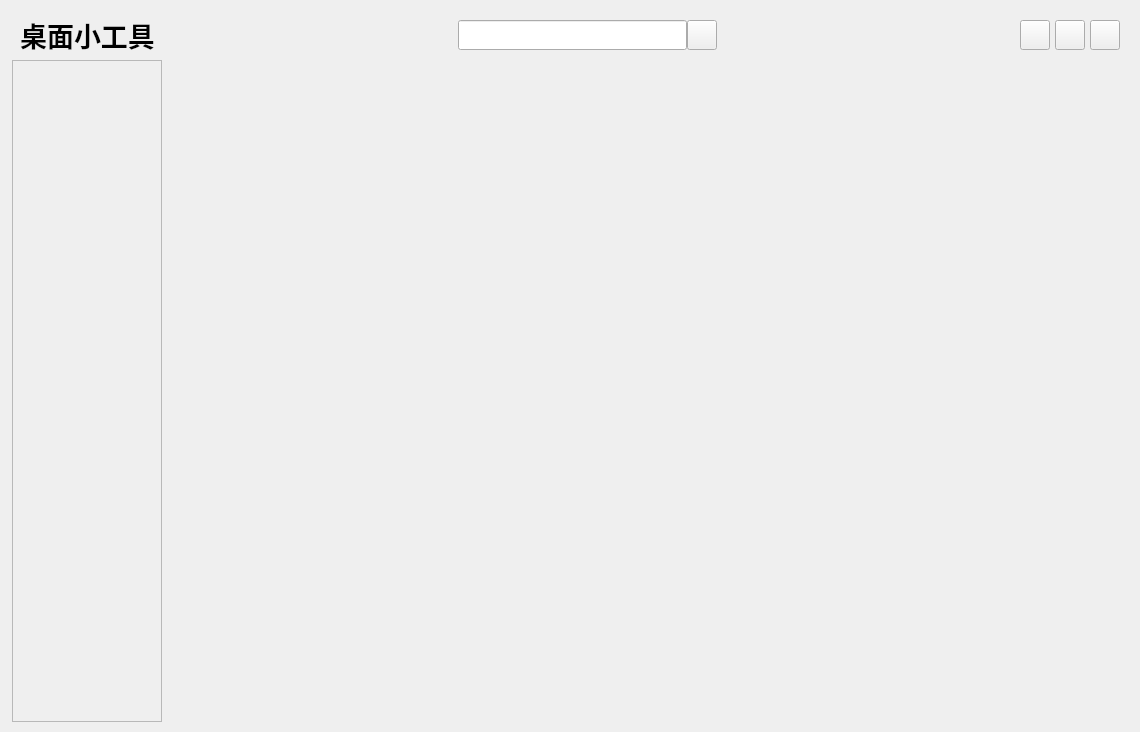
<?xml version="1.0" encoding="UTF-8"?>
<ui version="4.0">
 <class>LxCustomWindow</class>
 <widget class="QWidget" name="LxCustomWindow">
  <property name="geometry">
   <rect>
    <x>0</x>
    <y>0</y>
    <width>1140</width>
    <height>732</height>
   </rect>
  </property>
  <property name="windowTitle">
   <string>LxCustomWindow</string>
  </property>
  <property name="styleSheet">
   <string notr="true"/>
  </property>
  <layout class="QGridLayout" name="gridLayout_2">
   <property name="leftMargin">
    <number>10</number>
   </property>
   <property name="topMargin">
    <number>10</number>
   </property>
   <property name="rightMargin">
    <number>10</number>
   </property>
   <property name="bottomMargin">
    <number>10</number>
   </property>
   <item row="0" column="0">
    <widget class="QWidget" name="uMainCellWidget" native="true">
     <layout class="QGridLayout" name="gridLayout">
      <property name="leftMargin">
       <number>0</number>
      </property>
      <property name="topMargin">
       <number>0</number>
      </property>
      <property name="rightMargin">
       <number>0</number>
      </property>
      <property name="bottomMargin">
       <number>0</number>
      </property>
      <property name="spacing">
       <number>0</number>
      </property>
      <item row="0" column="0">
       <widget class="QWidget" name="uCustomTitleidget" native="true">
        <property name="minimumSize">
         <size>
          <width>0</width>
          <height>50</height>
         </size>
        </property>
        <property name="maximumSize">
         <size>
          <width>16777215</width>
          <height>50</height>
         </size>
        </property>
        <layout class="QHBoxLayout" name="horizontalLayout_2">
         <property name="spacing">
          <number>30</number>
         </property>
         <property name="leftMargin">
          <number>10</number>
         </property>
         <property name="topMargin">
          <number>0</number>
         </property>
         <property name="rightMargin">
          <number>10</number>
         </property>
         <property name="bottomMargin">
          <number>0</number>
         </property>
         <item>
          <widget class="QLabel" name="uTitleText">
           <property name="minimumSize">
            <size>
             <width>0</width>
             <height>40</height>
            </size>
           </property>
           <property name="maximumSize">
            <size>
             <width>16777215</width>
             <height>40</height>
            </size>
           </property>
           <property name="font">
            <font>
             <family>楷体</family>
             <pointsize>20</pointsize>
             <italic>false</italic>
             <bold>true</bold>
            </font>
           </property>
           <property name="text">
            <string>桌面小工具</string>
           </property>
           <property name="alignment">
            <set>Qt::AlignmentFlag::AlignCenter</set>
           </property>
          </widget>
         </item>
         <item>
          <spacer name="horizontalSpacer">
           <property name="orientation">
            <enum>Qt::Orientation::Horizontal</enum>
           </property>
           <property name="sizeHint" stdset="0">
            <size>
             <width>40</width>
             <height>20</height>
            </size>
           </property>
          </spacer>
         </item>
         <item>
          <widget class="QWidget" name="uSearchWidget" native="true">
           <property name="minimumSize">
            <size>
             <width>250</width>
             <height>0</height>
            </size>
           </property>
           <property name="maximumSize">
            <size>
             <width>16777215</width>
             <height>30</height>
            </size>
           </property>
           <layout class="QHBoxLayout" name="horizontalLayout_5">
            <property name="spacing">
             <number>0</number>
            </property>
            <property name="leftMargin">
             <number>5</number>
            </property>
            <property name="topMargin">
             <number>0</number>
            </property>
            <property name="rightMargin">
             <number>5</number>
            </property>
            <property name="bottomMargin">
             <number>0</number>
            </property>
            <item>
             <widget class="QLineEdit" name="uInputSearch">
              <property name="minimumSize">
               <size>
                <width>0</width>
                <height>30</height>
               </size>
              </property>
             </widget>
            </item>
            <item>
             <widget class="QPushButton" name="uButSearch">
              <property name="minimumSize">
               <size>
                <width>30</width>
                <height>30</height>
               </size>
              </property>
              <property name="maximumSize">
               <size>
                <width>30</width>
                <height>30</height>
               </size>
              </property>
              <property name="text">
               <string/>
              </property>
             </widget>
            </item>
           </layout>
          </widget>
         </item>
         <item>
          <spacer name="horizontalSpacer_2">
           <property name="orientation">
            <enum>Qt::Orientation::Horizontal</enum>
           </property>
           <property name="sizeHint" stdset="0">
            <size>
             <width>40</width>
             <height>20</height>
            </size>
           </property>
          </spacer>
         </item>
         <item>
          <widget class="QWidget" name="uMainTitleButWidget" native="true">
           <layout class="QHBoxLayout" name="horizontalLayout">
            <property name="spacing">
             <number>5</number>
            </property>
            <property name="leftMargin">
             <number>0</number>
            </property>
            <property name="topMargin">
             <number>0</number>
            </property>
            <property name="rightMargin">
             <number>0</number>
            </property>
            <property name="bottomMargin">
             <number>0</number>
            </property>
            <item>
             <widget class="QPushButton" name="uButShowMin">
              <property name="minimumSize">
               <size>
                <width>30</width>
                <height>30</height>
               </size>
              </property>
              <property name="maximumSize">
               <size>
                <width>30</width>
                <height>30</height>
               </size>
              </property>
              <property name="text">
               <string/>
              </property>
             </widget>
            </item>
            <item>
             <widget class="QPushButton" name="uButShowMax">
              <property name="minimumSize">
               <size>
                <width>30</width>
                <height>30</height>
               </size>
              </property>
              <property name="maximumSize">
               <size>
                <width>30</width>
                <height>30</height>
               </size>
              </property>
              <property name="text">
               <string/>
              </property>
             </widget>
            </item>
            <item>
             <widget class="QPushButton" name="uButClose">
              <property name="minimumSize">
               <size>
                <width>30</width>
                <height>30</height>
               </size>
              </property>
              <property name="maximumSize">
               <size>
                <width>30</width>
                <height>30</height>
               </size>
              </property>
              <property name="text">
               <string/>
              </property>
             </widget>
            </item>
           </layout>
          </widget>
         </item>
        </layout>
       </widget>
      </item>
      <item row="1" column="0">
       <layout class="QHBoxLayout" name="horizontalLayout_4">
        <property name="spacing">
         <number>0</number>
        </property>
        <property name="leftMargin">
         <number>2</number>
        </property>
        <property name="topMargin">
         <number>0</number>
        </property>
        <property name="rightMargin">
         <number>0</number>
        </property>
        <property name="bottomMargin">
         <number>0</number>
        </property>
        <item>
         <widget class="QScrollArea" name="uMenuButList">
          <property name="minimumSize">
           <size>
            <width>150</width>
            <height>0</height>
           </size>
          </property>
          <property name="maximumSize">
           <size>
            <width>100</width>
            <height>16777215</height>
           </size>
          </property>
          <property name="widgetResizable">
           <bool>true</bool>
          </property>
          <widget class="QWidget" name="uMenuButListLayoutWidget">
           <property name="geometry">
            <rect>
             <x>0</x>
             <y>0</y>
             <width>148</width>
             <height>658</height>
            </rect>
           </property>
           <layout class="QVBoxLayout" name="uMenuButListLayout">
            <property name="spacing">
             <number>1</number>
            </property>
            <property name="leftMargin">
             <number>0</number>
            </property>
            <property name="topMargin">
             <number>10</number>
            </property>
            <property name="rightMargin">
             <number>0</number>
            </property>
            <property name="bottomMargin">
             <number>5</number>
            </property>
           </layout>
          </widget>
         </widget>
        </item>
        <item>
         <widget class="QWidget" name="uMainBodyWidget" native="true">
          <layout class="QGridLayout" name="gridLayout_4">
           <property name="leftMargin">
            <number>0</number>
           </property>
           <property name="topMargin">
            <number>0</number>
           </property>
           <property name="rightMargin">
            <number>0</number>
           </property>
           <property name="bottomMargin">
            <number>0</number>
           </property>
           <property name="spacing">
            <number>0</number>
           </property>
           <item row="0" column="0">
            <layout class="QGridLayout" name="uMainBodyLayout">
             <property name="spacing">
              <number>0</number>
             </property>
            </layout>
           </item>
          </layout>
         </widget>
        </item>
       </layout>
      </item>
     </layout>
    </widget>
   </item>
  </layout>
 </widget>
 <layoutdefault spacing="6" margin="11"/>
 <resources/>
 <connections/>
</ui>
